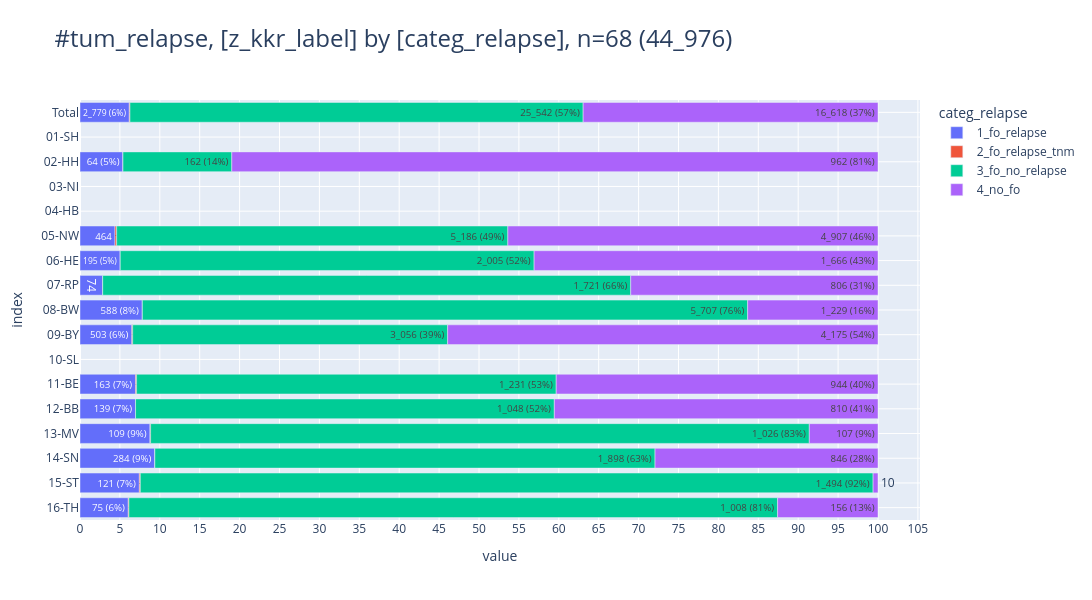

This figure's notebook cell:
### Code cell
pls.plot_stacked_bars(
    db_rez.project("z_kkr_label, categ_relapse").to_df(),
    relative=True,
    show_total=True,
    orientation="h",
    show_pct_bar=True,
    caption="tum_relapse",
    height=600,
    width=1600,
    kkr_col="z_kkr_label"
)

tbl.pivot_df(db_rez.project("z_kkr_label, categ_relapse").to_df(), swap=False, )

### Figure 1 — Plotly figure (JSON) as saved in the notebook; plotly's stock layout.template omitted (floating-point values rounded to 4 significant figures)
{"data": [{"hovertemplate": "col=1_fo_relapse<br>value=%{x}<br>index=%{y}<br>cnt_pct_bar_str=%{text}<extra></extra>", "legendgroup": "1_fo_relapse", "marker": {"color": "#636EFA", "pattern": {"shape": ""}}, "name": "1_fo_relapse", "orientation": "h", "showlegend": true, "text": ["2_779 (6%)", "0", "64 (5%)", "0", "0", "464", "195 (5%)", "74", "588 (8%)", "503 (6%)", "0", "163 (7%)", "139 (7%)", "109 (9%)", "284 (9%)", "121 (7%)", "75 (6%)"], "textposition": "auto", "type": "bar", "x": [2779, 0, 64, 0, 0, 464, 195, 74, 588, 503, 0, 163, 139, 109, 284, 121, 75], "xaxis": "x", "y": [" Total", "01-SH", "02-HH", "03-NI", "04-HB", "05-NW", "06-HE", "07-RP", "08-BW", "09-BY", "10-SL", "11-BE", "12-BB", "13-MV", "14-SN", "15-ST", "16-TH"], "yaxis": "y"}, {"hovertemplate": "col=2_fo_relapse_tnm<br>value=%{x}<br>index=%{y}<br>cnt_pct_bar_str=%{text}<extra></extra>", "legendgroup": "2_fo_relapse_tnm", "marker": {"color": "#EF553B", "pattern": {"shape": ""}}, "name": "2_fo_relapse_tnm", "orientation": "h", "showlegend": true, "text": ["37", "0", "0", "0", "0", "22", "0", "0", "0", "8", "0", "3", "0", "1", "0", "2", "1"], "textposition": "auto", "type": "bar", "x": [37, 0, 0, 0, 0, 22, 0, 0, 0, 8, 0, 3, 0, 1, 0, 2, 1], "xaxis": "x", "y": [" Total", "01-SH", "02-HH", "03-NI", "04-HB", "05-NW", "06-HE", "07-RP", "08-BW", "09-BY", "10-SL", "11-BE", "12-BB", "13-MV", "14-SN", "15-ST", "16-TH"], "yaxis": "y"}, {"hovertemplate": "col=3_fo_no_relapse<br>value=%{x}<br>index=%{y}<br>cnt_pct_bar_str=%{text}<extra></extra>", "legendgroup": "3_fo_no_relapse", "marker": {"color": "#00CC96", "pattern": {"shape": ""}}, "name": "3_fo_no_relapse", "orientation": "h", "showlegend": true, "text": ["25_542 (57%)", "0", "162 (14%)", "0", "0", "5_186 (49%)", "2_005 (52%)", "1_721 (66%)", "5_707 (76%)", "3_056 (39%)", "0", "1_231 (53%)", "1_048 (52%)", "1_026 (83%)", "1_898 (63%)", "1_494 (92%)", "1_008 (81%)"], "textposition": "auto", "type": "bar", "x": [25542, 0, 162, 0, 0, 5186, 2005, 1721, 5707, 3056, 0, 1231, 1048, 1026, 1898, 1494, 1008], "xaxis": "x", "y": [" Total", "01-SH", "02-HH", "03-NI", "04-HB", "05-NW", "06-HE", "07-RP", "08-BW", "09-BY", "10-SL", "11-BE", "12-BB", "13-MV", "14-SN", "15-ST", "16-TH"], "yaxis": "y"}, {"hovertemplate": "col=4_no_fo<br>value=%{x}<br>index=%{y}<br>cnt_pct_bar_str=%{text}<extra></extra>", "legendgroup": "4_no_fo", "marker": {"color": "#AB63FA", "pattern": {"shape": ""}}, "name": "4_no_fo", "orientation": "h", "showlegend": true, "text": ["16_618 (37%)", "0", "962 (81%)", "0", "0", "4_907 (46%)", "1_666 (43%)", "806 (31%)", "1_229 (16%)", "4_175 (54%)", "0", "944 (40%)", "810 (41%)", "107 (9%)", "846 (28%)", "10", "156 (13%)"], "textposition": "auto", "type": "bar", "x": [16618, 0, 962, 0, 0, 4907, 1666, 806, 1229, 4175, 0, 944, 810, 107, 846, 10, 156], "xaxis": "x", "y": [" Total", "01-SH", "02-HH", "03-NI", "04-HB", "05-NW", "06-HE", "07-RP", "08-BW", "09-BY", "10-SL", "11-BE", "12-BB", "13-MV", "14-SN", "15-ST", "16-TH"], "yaxis": "y"}], "layout": {"barmode": "relative", "barnorm": "percent", "height": 600, "legend": {"title": {"text": "categ_relapse"}, "tracegroupgap": 0, "traceorder": "normal"}, "title": {"font": {"size": 24}, "text": "#tum_relapse, [z_kkr_label] by [categ_relapse], n=68 (44_976)", "xanchor": "left", "y": 0.95, "yanchor": "top"}, "width": 1600, "xaxis": {"anchor": "y", "domain": [0, 1], "dtick": 5, "gridwidth": 1, "showgrid": true, "title": {"text": "value"}}, "yaxis": {"anchor": "x", "categoryarray": ["16-TH", "15-ST", "14-SN", "13-MV", "12-BB", "11-BE", "10-SL", "09-BY", "08-BW", "07-RP", "06-HE", "05-NW", "04-HB", "03-NI", "02-HH", "01-SH", " Total"], "categoryorder": "array", "domain": [0, 1], "gridwidth": 1, "showgrid": true, "title": {"text": "index"}}}}
